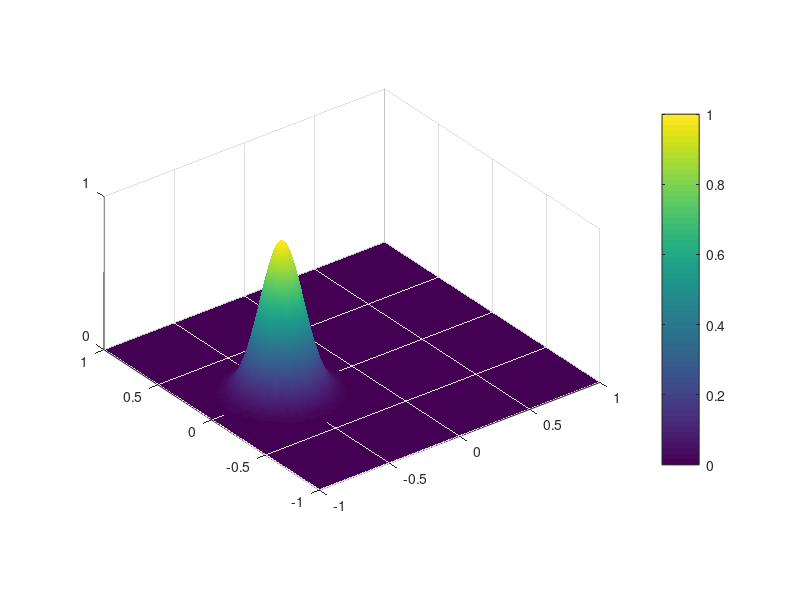

Reproduce this figure in MATLAB.
% 2D linear advection

clear all
close all
clc

% Exact solution

nn = 100;
x = linspace(-1,1,nn);
y = x;
X = x'*ones(1,nn);
Y = ones(nn,1)*y;

lambda = 1/8;
x0 = -1/2;
y0 = 0;

U0 = exp(-((X-x0).^2+(Y-y0).^2)/(2*lambda^2));

surf(X,Y,U0)
shading interp
colorbar
axis equal
axis([-1 1 -1 1 0 1])
set(gca,'Ztick',[0 1])
set(gca,'clim',[0 1])
pause(0.05)

T = 1;
dt = 0.05;

t=0;
while t<T
    
    t = t+dt;
    
    Xh = X-x0*cos(2*pi*t)-y0*sin(2*pi*t);
    Yh = Y+x0*sin(2*pi*t)-y0*cos(2*pi*t);
    
    U = exp(-(Xh.^2+Yh.^2)/(2*lambda^2));
    
    surf(X,Y,U)
    shading interp
    colorbar
    axis equal
    axis([-1 1 -1 1 0 1])
    set(gca,'Ztick',[0 1])
    set(gca,'clim',[0 1])
    pause(0.05)
    
end